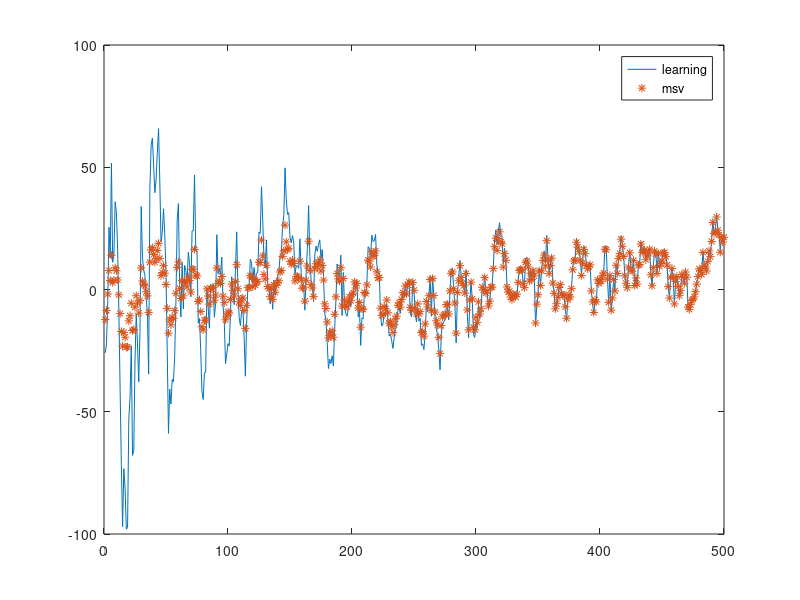
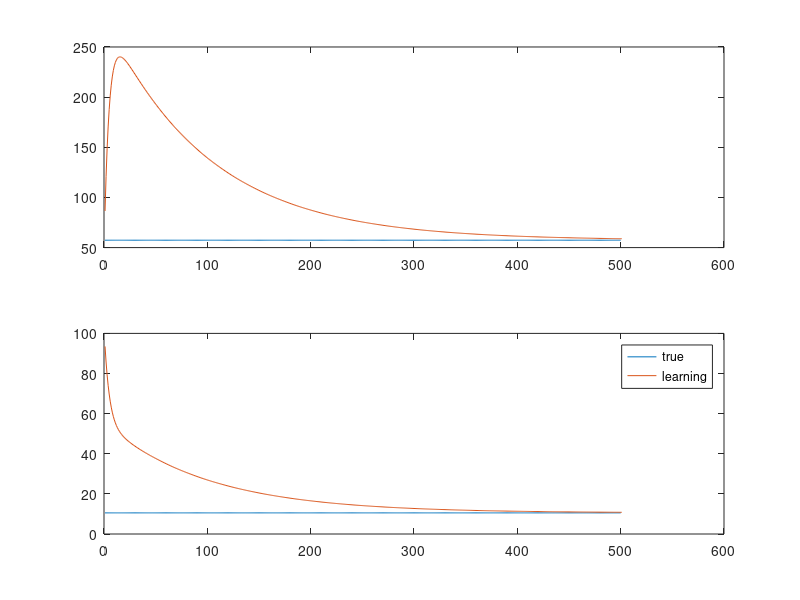

These charts were generated, in order, by the following MATLAB code:
clear;clc;close all;
%rng(1);

%calibration
sigma=2; kappa=0.02; beta=0.99; rho=0.9; phi_y=0;phi_pinf=0;eta_var=0.1;
i_star=(1/beta)-1;

%matrices
A= [ 1+phi_y/sigma, phi_pinf/sigma;-kappa 1];
B = [0;0];
C=[1,1/sigma;0,beta];
D=[1;0];

gamma1=A^(-1)*B;gamma2=A^(-1)*C;gamma3=A^(-1)*D;

a=(eye(size(gamma2))-gamma2*rho)^(-1)*gamma3;

%simulation
N=500;
eta=normrnd(0,eta_var,[N 1]);

eps_y=nan(N,1);
eps_y(1)=eta(1);
for jj=2:N
    eps_y(jj)=rho*eps_y(jj-1)+eta(jj);
end

Z1=nan(N,2);Z2=nan(N,2);

% Z= [eps_y,eps_y].*repmat(a,[1 N])';
Z1(:,1)=a(1)*eps_y;aux=(gamma2*a*rho+gamma3);Z2(:,1)=aux(1)*eps_y;
Z1(:,2)=a(2)*eps_y;Z2(:,2)=aux(2)*eps_y;
% figure;
% plot(Z1(:,1));
% hold on;
% plot(Z2(:,2));
   
%learning
Z_learning=nan(N,2);
Z_learning(1,:)=100*rand;
a_hat=nan(2,N);
a_hat(:,1)=100*rand(2,1);
r_aux1=0;r_aux2=0;
for jj=1:N

   Z_learning(jj,:)=(gamma2*a_hat(:,jj)*rho*eps_y(jj))+(gamma3*eps_y(jj));
   
    X=eps_y(1:jj);
    Y1=Z_learning(1:jj,1);
    Y2=Z_learning(1:jj,2);
    a_hat(1,jj+1)=Y1(end)/X(end);
    a_hat(2,jj+1)=Y2(end)/X(end);
%     a_hat(1,jj+1)=msv_learningUpdate(Y1,X,a_hat(1,jj),r_aux1);
%     a_hat(2,jj+1)=msv_learningUpdate(Y2,X,a_hat(2,jj),r_aux2);
    
%     a_hat(1,jj+1)= (X'*X)^(-1)*(X'*Y1);
%     a_hat(2,jj+1)= (X'*X)^(-1)*(X'*Y2);
%     a_hat(1,jj+1)=sum(X.*Y1)/(sum(X.^2));
%     a_hat(2,jj+1)=sum(X.*Y2)/(sum(X.^2));



end
 
figure;
plot(Z_learning(:,1));
hold on;
plot(Z1(:,1),'*');
legend('learning','msv');

figure;
subplot(2,1,1);
plot(a(1)*ones(N,1));
hold on;
plot(a_hat(1,:));
subplot(2,1,2);
plot(a(2)*ones(N,1));
hold on;
plot(a_hat(2,:));
legend('true','learning');
